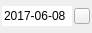
<?xml version="1.0" encoding="UTF-8"?>
<ui version="4.0">
 <class>setDateWidget</class>
 <widget class="QWidget" name="setDateWidget">
  <property name="geometry">
   <rect>
    <x>0</x>
    <y>0</y>
    <width>92</width>
    <height>33</height>
   </rect>
  </property>
  <property name="windowTitle">
   <string>Form</string>
  </property>
  <layout class="QHBoxLayout" name="horizontalLayout">
   <property name="spacing">
    <number>0</number>
   </property>
   <property name="leftMargin">
    <number>0</number>
   </property>
   <property name="topMargin">
    <number>0</number>
   </property>
   <property name="rightMargin">
    <number>0</number>
   </property>
   <property name="bottomMargin">
    <number>0</number>
   </property>
   <item>
    <widget class="QWidget" name="widget" native="true">
     <property name="styleSheet">
      <string notr="true"/>
     </property>
     <layout class="QHBoxLayout" name="horizontalLayout_2">
      <property name="spacing">
       <number>0</number>
      </property>
      <property name="leftMargin">
       <number>0</number>
      </property>
      <property name="topMargin">
       <number>0</number>
      </property>
      <property name="rightMargin">
       <number>0</number>
      </property>
      <property name="bottomMargin">
       <number>0</number>
      </property>
      <item>
       <widget class="QLineEdit" name="lineEdit">
        <property name="sizePolicy">
         <sizepolicy hsizetype="Maximum" vsizetype="Fixed">
          <horstretch>0</horstretch>
          <verstretch>0</verstretch>
         </sizepolicy>
        </property>
        <property name="minimumSize">
         <size>
          <width>70</width>
          <height>0</height>
         </size>
        </property>
        <property name="maximumSize">
         <size>
          <width>70</width>
          <height>16777215</height>
         </size>
        </property>
        <property name="text">
         <string>2017-06-08</string>
        </property>
        <property name="frame">
         <bool>false</bool>
        </property>
       </widget>
      </item>
      <item>
       <widget class="QPushButton" name="dateBtn">
        <property name="minimumSize">
         <size>
          <width>16</width>
          <height>16</height>
         </size>
        </property>
        <property name="maximumSize">
         <size>
          <width>16</width>
          <height>16</height>
         </size>
        </property>
        <property name="styleSheet">
         <string notr="true"/>
        </property>
        <property name="text">
         <string/>
        </property>
       </widget>
      </item>
     </layout>
    </widget>
   </item>
  </layout>
 </widget>
 <resources/>
 <connections/>
</ui>
